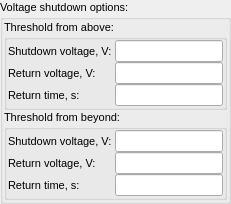
       <widget class="QGroupBox" name="groupBox_8">
        <property name="font">
         <font>
          <pointsize>8</pointsize>
         </font>
        </property>
        <property name="title">
         <string>Voltage shutdown options:</string>
        </property>
        <layout class="QVBoxLayout" name="verticalLayout_24">
         <property name="spacing">
          <number>0</number>
         </property>
         <property name="leftMargin">
          <number>1</number>
         </property>
         <property name="topMargin">
          <number>1</number>
         </property>
         <property name="rightMargin">
          <number>1</number>
         </property>
         <property name="bottomMargin">
          <number>1</number>
         </property>
         <item>
          <widget class="QGroupBox" name="groupBox_10">
           <property name="font">
            <font>
             <pointsize>8</pointsize>
            </font>
           </property>
           <property name="title">
            <string>Threshold from above:</string>
           </property>
           <layout class="QGridLayout" name="gridLayout">
            <property name="leftMargin">
             <number>1</number>
            </property>
            <property name="topMargin">
             <number>1</number>
            </property>
            <property name="rightMargin">
             <number>1</number>
            </property>
            <property name="bottomMargin">
             <number>1</number>
            </property>
            <property name="spacing">
             <number>0</number>
            </property>
            <item row="0" column="0">
             <layout class="QVBoxLayout" name="verticalLayout_8">
              <property name="spacing">
               <number>0</number>
              </property>
              <item>
               <widget class="QLabel" name="label_8">
                <property name="font">
                 <font>
                  <pointsize>8</pointsize>
                 </font>
                </property>
                <property name="text">
                 <string>Shutdown voltage, V: </string>
                </property>
               </widget>
              </item>
              <item>
               <widget class="QLabel" name="label_13">
                <property name="font">
                 <font>
                  <pointsize>8</pointsize>
                 </font>
                </property>
                <property name="text">
                 <string>Return voltage, V:</string>
                </property>
               </widget>
              </item>
              <item>
               <widget class="QLabel" name="label_14">
                <property name="font">
                 <font>
                  <pointsize>8</pointsize>
                 </font>
                </property>
                <property name="text">
                 <string>Return time, s:</string>
                </property>
               </widget>
              </item>
             </layout>
            </item>
            <item row="0" column="1">
             <layout class="QVBoxLayout" name="verticalLayout_15">
              <property name="spacing">
               <number>0</number>
              </property>
              <item>
               <widget class="QLineEdit" name="lineEdit_0x20">
                <property name="font">
                 <font>
                  <pointsize>8</pointsize>
                 </font>
                </property>
               </widget>
              </item>
              <item>
               <widget class="QLineEdit" name="lineEdit_0x21">
                <property name="font">
                 <font>
                  <pointsize>8</pointsize>
                 </font>
                </property>
               </widget>
              </item>
              <item>
               <widget class="QLineEdit" name="lineEdit_0x3c_0">
                <property name="font">
                 <font>
                  <pointsize>8</pointsize>
                 </font>
                </property>
               </widget>
              </item>
             </layout>
            </item>
           </layout>
          </widget>
         </item>
         <item>
          <widget class="QGroupBox" name="groupBox_11">
           <property name="font">
            <font>
             <pointsize>8</pointsize>
            </font>
           </property>
           <property name="title">
            <string>Threshold from beyond:</string>
           </property>
           <layout class="QHBoxLayout" name="horizontalLayout_9">
            <property name="spacing">
             <number>0</number>
            </property>
            <property name="leftMargin">
             <number>1</number>
            </property>
            <property name="topMargin">
             <number>1</number>
            </property>
            <property name="rightMargin">
             <number>1</number>
            </property>
            <property name="bottomMargin">
             <number>1</number>
            </property>
            <item>
             <layout class="QVBoxLayout" name="verticalLayout_32">
              <property name="spacing">
               <number>0</number>
              </property>
              <item>
               <widget class="QLabel" name="label_54">
                <property name="font">
                 <font>
                  <pointsize>8</pointsize>
                 </font>
                </property>
                <property name="text">
                 <string>Shutdown voltage, V: </string>
                </property>
               </widget>
              </item>
              <item>
               <widget class="QLabel" name="label_55">
                <property name="font">
                 <font>
                  <pointsize>8</pointsize>
                 </font>
                </property>
                <property name="text">
                 <string>Return voltage, V:</string>
                </property>
               </widget>
              </item>
              <item>
               <widget class="QLabel" name="label_56">
                <property name="font">
                 <font>
                  <pointsize>8</pointsize>
                 </font>
                </property>
                <property name="text">
                 <string>Return time, s:</string>
                </property>
               </widget>
              </item>
             </layout>
            </item>
            <item>
             <layout class="QVBoxLayout" name="verticalLayout_18">
              <property name="spacing">
               <number>0</number>
              </property>
              <item>
               <widget class="QLineEdit" name="lineEdit_0x22">
                <property name="font">
                 <font>
                  <pointsize>8</pointsize>
                 </font>
                </property>
               </widget>
              </item>
              <item>
               <widget class="QLineEdit" name="lineEdit_0x23">
                <property name="font">
                 <font>
                  <pointsize>8</pointsize>
                 </font>
                </property>
               </widget>
              </item>
              <item>
               <widget class="QLineEdit" name="lineEdit_0x3c_1">
                <property name="font">
                 <font>
                  <pointsize>8</pointsize>
                 </font>
                </property>
               </widget>
              </item>
             </layout>
            </item>
           </layout>
          </widget>
         </item>
        </layout>
       </widget>
